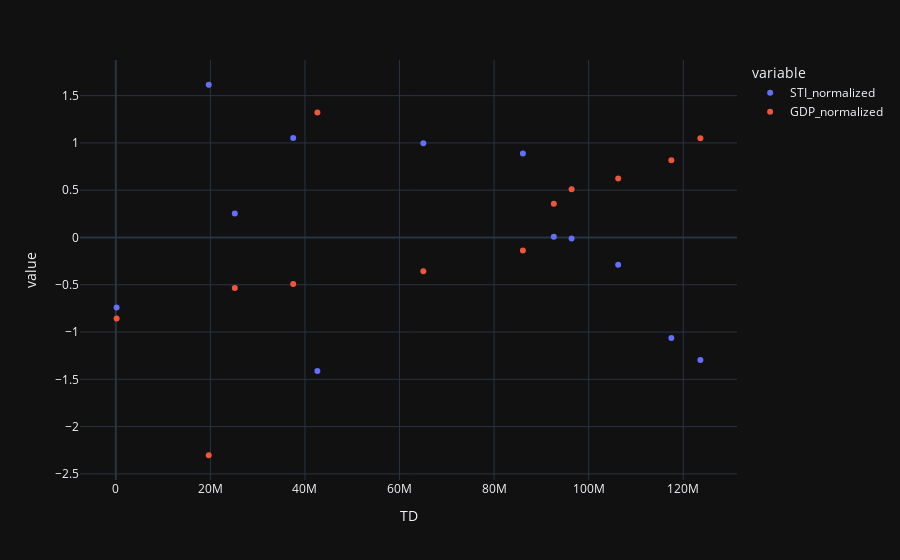

Notebook cell for this chart:
### Code cell
fig_8 = px.scatter(data_quarterly, x='TD', y=['STI_normalized', 'GDP_normalized'], title='', template=template)
fig_8.show()

### Figure 1 — Plotly figure (JSON) as saved in the notebook; plotly's stock layout.template omitted (floating-point values rounded to 4 significant figures)
{"data": [{"hovertemplate": "variable=STI_normalized<br>TD=%{x}<br>value=%{y}<extra></extra>", "legendgroup": "STI_normalized", "marker": {"color": "#636efa", "symbol": "circle"}, "mode": "markers", "name": "STI_normalized", "orientation": "v", "showlegend": true, "type": "scatter", "x": [162711, 19646397, 25163028, 37511685, 65032389, 86086863, 92626506, 96385824, 106234173, 117486702, 123625107, 42625173], "xaxis": "x", "y": [-0.7407, 1.615, 0.2524, 1.053, 0.9957, 0.8882, 0.008481, -0.0114, -0.289, -1.064, -1.295, -1.412], "yaxis": "y"}, {"hovertemplate": "variable=GDP_normalized<br>TD=%{x}<br>value=%{y}<extra></extra>", "legendgroup": "GDP_normalized", "marker": {"color": "#EF553B", "symbol": "circle"}, "mode": "markers", "name": "GDP_normalized", "orientation": "v", "showlegend": true, "type": "scatter", "x": [162711, 19646397, 25163028, 37511685, 65032389, 86086863, 92626506, 96385824, 106234173, 117486702, 123625107, 42625173], "xaxis": "x", "y": [-0.8555, -2.303, -0.5333, -0.492, -0.3571, -0.1379, 0.3564, 0.5106, 0.6242, 0.8172, 1.05, 1.321], "yaxis": "y"}], "layout": {"legend": {"title": {"text": "variable"}, "tracegroupgap": 0}, "margin": {"t": 60}, "xaxis": {"anchor": "y", "domain": [0, 1], "title": {"text": "TD"}}, "yaxis": {"anchor": "x", "domain": [0, 1], "title": {"text": "value"}}}}
